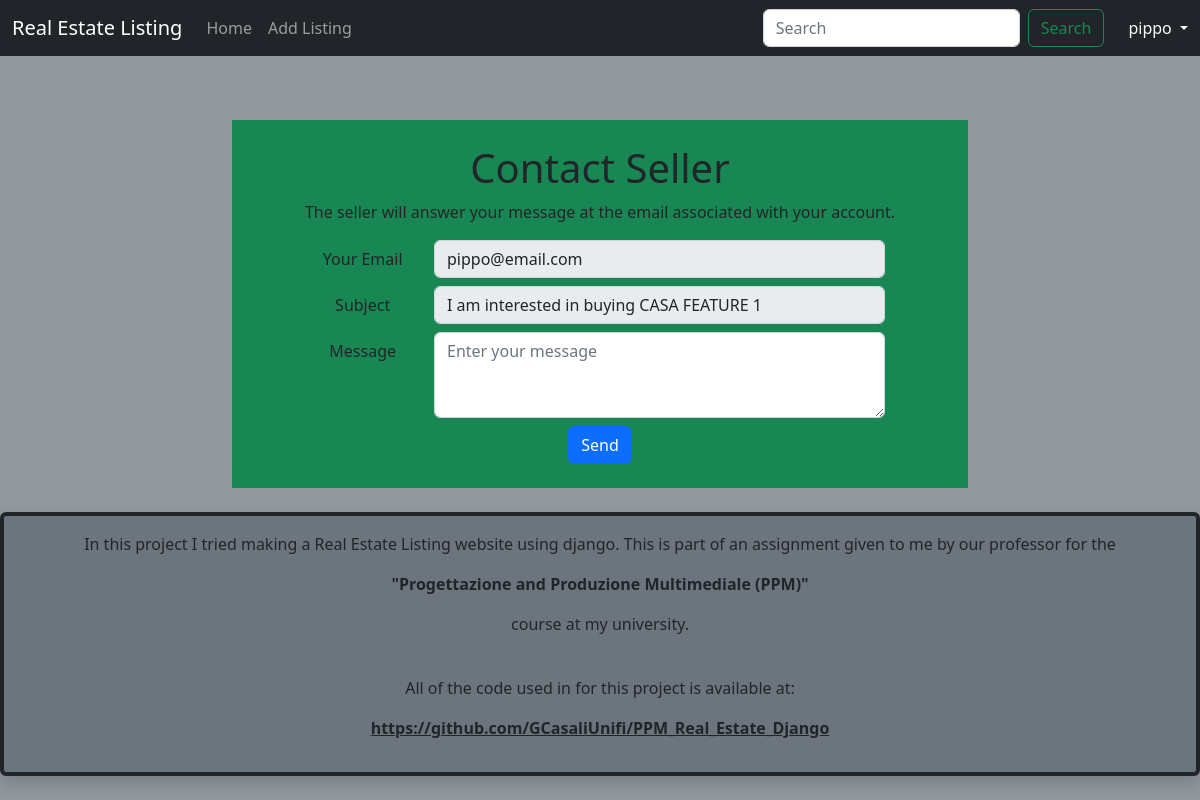
/listings/27/contact_seller/ (signed in), run on the app's committed database.
### accounts/models.py (models this page shows, shortened)
class CustomUser(AbstractUser):
    email = models.EmailField(validators=[EmailValidator(message='Please enter a valid email address.')], unique=True, blank=False, null=False)
    phone_number = models.CharField(max_length=20, null=True, blank=True)
    date_of_birth = models.DateField(null=True, blank=True)
    address = models.CharField(max_length=100, null=True, blank=True)
    profile_picture = models.ImageField(upload_to=user_image_directory_path, blank=True, null=True)

### listings/models.py (models this page shows, shortened)
class Listing(models.Model):
    title = models.CharField(max_length=100)
    description = models.TextField()
    price = models.DecimalField(max_digits=10, decimal_places=2)
    bedrooms = models.PositiveIntegerField()
    bathrooms = models.PositiveIntegerField()
    square_metres = models.PositiveIntegerField()
    listing_location = models.CharField(max_length=200)
    image = models.ImageField(upload_to=listing_image_directory_path, blank=True, null=True)
    is_published = models.BooleanField()
    is_featured = models.BooleanField(default=False)
    list_date = models.DateTimeField(auto_now_add=True)
    owner = models.ForeignKey(
        settings.AUTH_USER_MODEL,
        on_delete=models.CASCADE
    )
    category = models.ForeignKey(Category, on_delete=models.SET_NULL, null=True)

### listings/views.py (the view, shortened to what this page needs)
# urls.py: path("<int:pk>/contact_seller/", ContactSellerView.as_view(), name="contact_seller"),
class ContactSellerView(LoginRequiredMixin, TemplateView):
    template_name = "contact_seller.html"
    success_url = reverse_lazy("success_page")
    def get_context_data(self, **kwargs):
        context = super().get_context_data(**kwargs)
        listing_pk = self.kwargs.get('pk')
        listing = get_object_or_404(Listing, pk=listing_pk)
        context['listing_title'] = listing.title
        context['listing_pk'] = listing_pk
        return context

### templates/contact_seller.html (shortened to what this page needs)
{% extends "base.html" %}
{% block content %}
<div class="container mt-5 mb-2">
    <div class="row justify-content-center">
        <div class="col-md-8">
            <div class="bg-success text-center p-4">
                <h1>Contact Seller</h1>
                <p>The seller will answer your message at the email associated with your account.</p>
                <form method="post" action="">
                    <div class="form-group row justify-content-center mb-2">
                        <label for="email" class="col-md-2 col-form-label">Your Email</label>
                        <div class="col-md-8">
                            <input type="email" class="form-control" id="email" name="email" placeholder="Email" value="{{user.email}}" disabled>
                        </div>
                    </div>
                    <div class="form-group row justify-content-center mb-2">
                        <label for="subject" class="col-md-2 col-form-label">Subject</label>
                        <div class="col-md-8">
                            <input type="text" class="form-control" id="subject" placeholder="Enter the subject" value="I am interested in buying {{ listing_title }}" disabled>
                        </div>
                    </div>
                    <div class="form-group row justify-content-center mb-2">
                        <label for="message" class="col-md-2 col-form-label">Message</label>
                        <div class="col-md-8">
                            <textarea class="form-control" id="message" rows="3" placeholder="Enter your message"></textarea>
                        </div>
                    </div>
                    <div class="form-group row justify-content-center">
                        <div class="col-md-8">
                            <button type="submit" class="btn btn-primary">Send</button>
                        </div>
                    </div>
                </form>
            </div>
        </div>
    </div>
</div>
{% endblock %}

### templates/base.html (shortened to what this page needs)
<!DOCTYPE html>
<html>
<head>
    <link href="https://cdn.jsdelivr.net/npm/bootstrap@5.2.3/dist/css/bootstrap.min.css" rel="stylesheet"
>
</head>
<body class="bg-secondary bg-opacity-75">
<nav class="navbar navbar-expand-md navbar-dark fixed-top bg-dark">
    <div class="container-fluid">
        <a class="navbar-brand" href="{% url 'home' %}">Real Estate Listing</a>
        <div class="collapse navbar-collapse" id="navbarCollapse">
            <ul class="navbar-nav me-auto mb-2 mb-md-0">
                <li class="nav-item">
                    <a class="nav-link" aria-current="page" href="{% url 'home' %}">Home</a>
                </li>
                {% if user.is_authenticated %}
                <li class="nav-item">
                    <a class="nav-link" href="{% url 'listing_create' %}">Add Listing</a>
                </li>
                {% endif %}
            </ul>
            <form class="d-flex" role="search" action="{% url 'search' %}">
                <input class="form-control me-2" type="search" name="search" placeholder="Search" aria-label="Search">
                <button class="btn btn-outline-success me-4" type="submit">Search</button>
            </form>
            {% if user.is_authenticated %}
            <div class="dropdown navbar-dark text-end">
                <a href="#" class="d-block link-light text-decoration-none dropdown-toggle" id="dropdownUser1"
                   data-bs-toggle="dropdown" aria-expanded="false">
                    {{ user.username }}
                </a>
            </div>
            {% else %}
            <div class="text-end">
                <a href="{% url 'login' %}" class="btn btn-outline-success me-2">
                    Log In</a>
                <a href="{% url 'signup' %}" class="btn btn-success">Sign Up</a>
            </div>
            {% endif %}
        </div>
    </div>
</nav>
<main>
    <div class="container-fluid pt-5 mt-4">
        {% block content %}
        {% endblock content %}
    </div>
</main>
</body>
<footer class="py-3 my-4 bg-secondary border border-4 border-dark shadow rounded">
    <p class="text-center text-body-secondary">In this project I tried making a Real Estate Listing website
        using django. This is part of an assignment given to me by our professor for
        the
    </p>
    <p class="text-center text-body-secondary">
        <strong>"Progettazione and Produzione Multimediale (PPM)" </strong></p>
    <p class="text-center text-body-secondary">
        course at my university.
    </p>
    <br>
    <p class="text-center text-body-secondary">All of the code used in for this project is available at:</p>
    <p class="text-center">
        <a class="text-dark" href="https://github.com/GCasaliUnifi/PPM_Real_Estate_Django">
            <strong>https://github.com/GCasaliUnifi/PPM_Real_Estate_Django</strong>
        </a>
    </p>
</footer>
</html>

### data on the page
CustomUser: username "pippo", email "pippo@email.com"
Listing: title "I am interested in buying CASA FEATURE 1"
